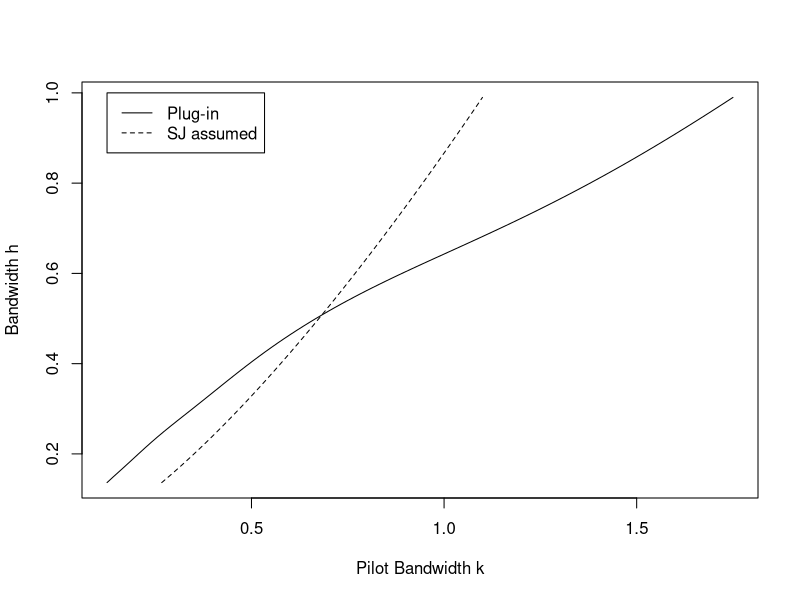

Write R code to recreate this figure.
library(locfit)


### Name: sjpi
### Title: Sheather-Jones Plug-in bandwidth criterion.
### Aliases: sjpi
### Keywords: htest

### ** Examples

# Fig 10.2 (S-J parts) from Loader (1999).
data(geyser, package="locfit")
gf <- 2.5
a <- seq(0.05, 0.7, length=100)
z <- sjpi(geyser, a)

# the plug-in curve. Multiplying by gf=2.5 corresponds to Locfit's standard
# scaling for the Gaussian kernel.
plot(gf*z[, 2], gf*z[, 1], type = "l", xlab = "Pilot Bandwidth k", ylab
     = "Bandwidth h")

# Add the assumed curve.
lines(gf * z[, 3], gf * z[, 1], lty = 2)
legend(gf*0.05, gf*0.4, lty = 1:2, legend = c("Plug-in", "SJ assumed"))
